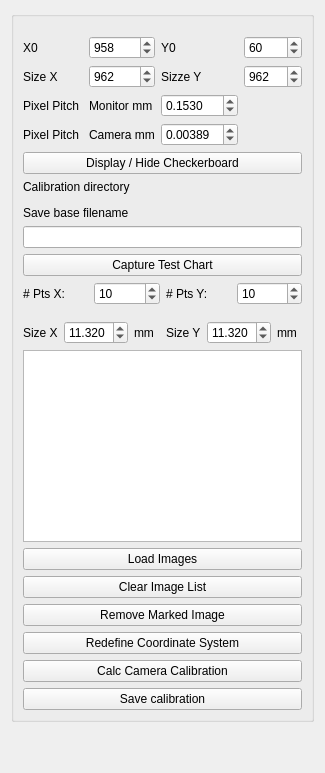
     <widget class="QWidget" name="CamCalib">
      <attribute name="title">
       <string>Camera Calibration</string>
      </attribute>
      <layout class="QGridLayout" name="gridLayout">
       <item row="0" column="0">
        <widget class="Itom2dQwtPlot" name="pltCalibration"/>
       </item>
       <item row="0" column="1">
        <layout class="QVBoxLayout" name="verticalLayout_7">
         <item>
          <widget class="QGroupBox" name="groupBox_6">
           <property name="title">
            <string/>
           </property>
           <layout class="QGridLayout" name="gridLayout_2">
            <item row="15" column="0">
             <widget class="QPushButton" name="pb_CaptureCB">
              <property name="text">
               <string>Capture Test Chart</string>
              </property>
             </widget>
            </item>
            <item row="12" column="0">
             <widget class="QLabel" name="label_10">
              <property name="text">
               <string>Save base filename</string>
              </property>
             </widget>
            </item>
            <item row="14" column="0">
             <widget class="QLineEdit" name="le_baseFName">
              <property name="sizePolicy">
               <sizepolicy hsizetype="Minimum" vsizetype="Fixed">
                <horstretch>0</horstretch>
                <verstretch>0</verstretch>
               </sizepolicy>
              </property>
             </widget>
            </item>
            <item row="29" column="0">
             <widget class="QPushButton" name="pb_SaveCalib">
              <property name="text">
               <string>Save calibration</string>
              </property>
             </widget>
            </item>
            <item row="28" column="0">
             <widget class="QPushButton" name="pb_EvaluateDist">
              <property name="text">
               <string>Calc Camera Calibration</string>
              </property>
             </widget>
            </item>
            <item row="8" column="0">
             <layout class="QGridLayout" name="gridLayout_12">
              <property name="topMargin">
               <number>10</number>
              </property>
              <item row="1" column="1">
               <widget class="QSpinBox" name="sb_sizeX">
                <property name="maximum">
                 <number>8192</number>
                </property>
                <property name="value">
                 <number>962</number>
                </property>
               </widget>
              </item>
              <item row="0" column="0">
               <widget class="QLabel" name="label_61">
                <property name="text">
                 <string>X0</string>
                </property>
               </widget>
              </item>
              <item row="0" column="1">
               <widget class="QSpinBox" name="sb_x0">
                <property name="minimum">
                 <number>-8192</number>
                </property>
                <property name="maximum">
                 <number>8192</number>
                </property>
                <property name="value">
                 <number>958</number>
                </property>
               </widget>
              </item>
              <item row="0" column="2">
               <widget class="QLabel" name="label_62">
                <property name="text">
                 <string>Y0</string>
                </property>
               </widget>
              </item>
              <item row="1" column="3">
               <widget class="QSpinBox" name="sb_sizeY">
                <property name="maximum">
                 <number>8192</number>
                </property>
                <property name="value">
                 <number>962</number>
                </property>
               </widget>
              </item>
              <item row="1" column="0">
               <widget class="QLabel" name="label_63">
                <property name="text">
                 <string>Size X</string>
                </property>
               </widget>
              </item>
              <item row="1" column="2">
               <widget class="QLabel" name="label_64">
                <property name="text">
                 <string>Sizze Y</string>
                </property>
               </widget>
              </item>
              <item row="2" column="0">
               <widget class="QLabel" name="label_65">
                <property name="text">
                 <string>Pixel Pitch</string>
                </property>
               </widget>
              </item>
              <item row="0" column="3">
               <widget class="QSpinBox" name="sb_y0">
                <property name="minimum">
                 <number>-8192</number>
                </property>
                <property name="maximum">
                 <number>8192</number>
                </property>
                <property name="value">
                 <number>60</number>
                </property>
               </widget>
              </item>
              <item row="3" column="0">
               <widget class="QLabel" name="label_79">
                <property name="text">
                 <string>Pixel Pitch </string>
                </property>
               </widget>
              </item>
              <item row="3" column="1">
               <widget class="QLabel" name="label_80">
                <property name="text">
                 <string>Camera mm</string>
                </property>
               </widget>
              </item>
              <item row="2" column="2">
               <widget class="QDoubleSpinBox" name="dsb_pixelPitch">
                <property name="decimals">
                 <number>4</number>
                </property>
                <property name="value">
                 <double>0.153000000000000</double>
                </property>
               </widget>
              </item>
              <item row="2" column="1">
               <widget class="QLabel" name="label_81">
                <property name="text">
                 <string>Monitor mm</string>
                </property>
               </widget>
              </item>
              <item row="3" column="2">
               <widget class="QDoubleSpinBox" name="dsb_pixelPitchCamera">
                <property name="decimals">
                 <number>5</number>
                </property>
                <property name="value">
                 <double>0.003890000000000</double>
                </property>
               </widget>
              </item>
             </layout>
            </item>
            <item row="24" column="0">
             <widget class="QPushButton" name="pb_LoadCalibImages">
              <property name="text">
               <string>Load Images</string>
              </property>
             </widget>
            </item>
            <item row="11" column="0">
             <widget class="PathLineEdit" name="ple_selCalibDir">
              <property name="sizePolicy">
               <sizepolicy hsizetype="Minimum" vsizetype="Fixed">
                <horstretch>0</horstretch>
                <verstretch>0</verstretch>
               </sizepolicy>
              </property>
             </widget>
            </item>
            <item row="18" column="0">
             <layout class="QHBoxLayout" name="horizontalLayout_4">
              <property name="topMargin">
               <number>0</number>
              </property>
              <item>
               <widget class="QLabel" name="label_11">
                <property name="text">
                 <string># Pts X:</string>
                </property>
               </widget>
              </item>
              <item>
               <widget class="QSpinBox" name="sb_ptsX">
                <property name="singleStep">
                 <number>2</number>
                </property>
                <property name="value">
                 <number>10</number>
                </property>
               </widget>
              </item>
              <item>
               <widget class="QLabel" name="label_12">
                <property name="text">
                 <string># Pts Y:</string>
                </property>
               </widget>
              </item>
              <item>
               <widget class="QSpinBox" name="sb_ptsY">
                <property name="singleStep">
                 <number>2</number>
                </property>
                <property name="value">
                 <number>10</number>
                </property>
               </widget>
              </item>
             </layout>
            </item>
            <item row="22" column="0">
             <layout class="QHBoxLayout" name="horizontalLayout_9">
              <property name="topMargin">
               <number>10</number>
              </property>
              <item>
               <widget class="QLabel" name="label_13">
                <property name="text">
                 <string>Size X</string>
                </property>
               </widget>
              </item>
              <item>
               <widget class="QDoubleSpinBox" name="dsb_SizeX">
                <property name="decimals">
                 <number>3</number>
                </property>
                <property name="value">
                 <double>11.320000000000000</double>
                </property>
               </widget>
              </item>
              <item>
               <widget class="QLabel" name="label_14">
                <property name="text">
                 <string>mm</string>
                </property>
               </widget>
              </item>
              <item>
               <widget class="QLabel" name="label_15">
                <property name="text">
                 <string>Size Y</string>
                </property>
               </widget>
              </item>
              <item>
               <widget class="QDoubleSpinBox" name="dsb_SizeY">
                <property name="decimals">
                 <number>3</number>
                </property>
                <property name="value">
                 <double>11.320000000000000</double>
                </property>
               </widget>
              </item>
              <item>
               <widget class="QLabel" name="label_16">
                <property name="text">
                 <string>mm</string>
                </property>
               </widget>
              </item>
             </layout>
            </item>
            <item row="23" column="0">
             <widget class="QListWidget" name="lw_Files">
              <property name="sizePolicy">
               <sizepolicy hsizetype="Minimum" vsizetype="Expanding">
                <horstretch>0</horstretch>
                <verstretch>0</verstretch>
               </sizepolicy>
              </property>
             </widget>
            </item>
            <item row="25" column="0">
             <widget class="QPushButton" name="pb_ClearImageList">
              <property name="text">
               <string>Clear Image List</string>
              </property>
             </widget>
            </item>
            <item row="10" column="0">
             <widget class="QLabel" name="label_66">
              <property name="text">
               <string>Calibration directory</string>
              </property>
             </widget>
            </item>
            <item row="26" column="0">
             <widget class="QPushButton" name="pb_RemoveImage">
              <property name="text">
               <string>Remove Marked Image</string>
              </property>
             </widget>
            </item>
            <item row="9" column="0">
             <widget class="QPushButton" name="pb_DispCheckerBoard">
              <property name="text">
               <string>Display / Hide Checkerboard</string>
              </property>
             </widget>
            </item>
            <item row="27" column="0">
             <widget class="QPushButton" name="pb_RedefineCoordSys">
              <property name="text">
               <string>Redefine Coordinate System</string>
              </property>
             </widget>
            </item>
           </layout>
          </widget>
         </item>
         <item>
          <spacer name="verticalSpacer_3">
           <property name="orientation">
            <enum>Qt::Vertical</enum>
           </property>
           <property name="sizeHint" stdset="0">
            <size>
             <width>20</width>
             <height>40</height>
            </size>
           </property>
          </spacer>
         </item>
        </layout>
       </item>
      </layout>
     </widget>
